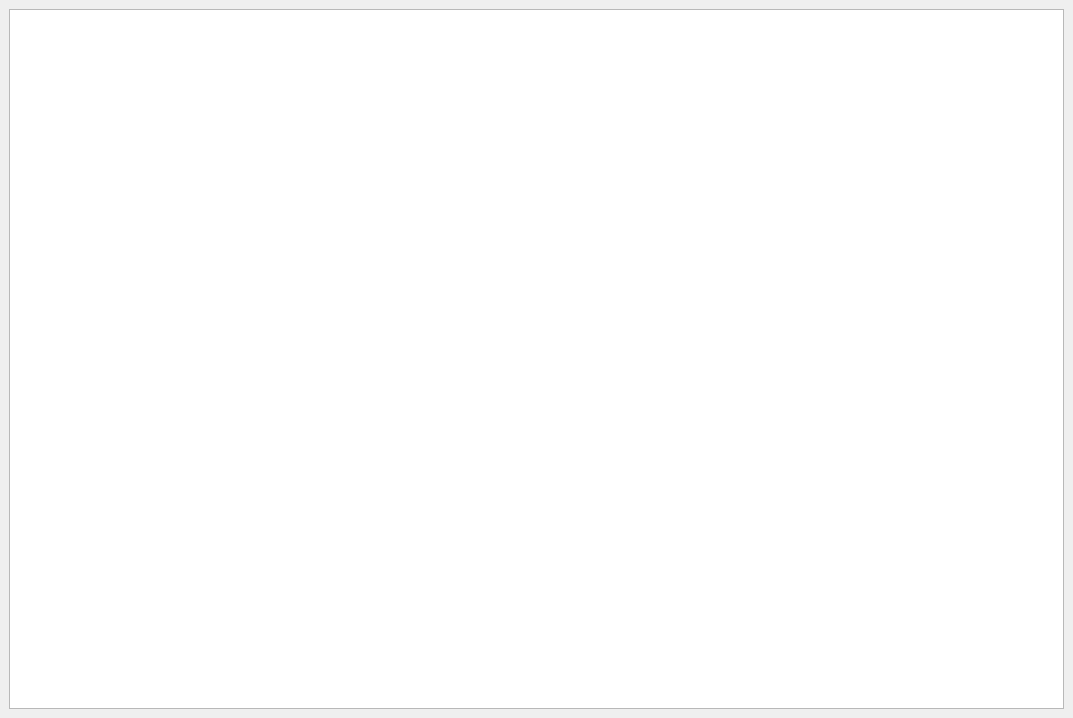
<?xml version="1.0" encoding="UTF-8"?>
<ui version="4.0">
 <class>MainWindow</class>
 <widget class="QMainWindow" name="MainWindow">
  <property name="geometry">
   <rect>
    <x>0</x>
    <y>0</y>
    <width>1073</width>
    <height>718</height>
   </rect>
  </property>
  <property name="windowTitle">
   <string>Эспрессо</string>
  </property>
  <widget class="QWidget" name="centralwidget">
   <layout class="QVBoxLayout" name="verticalLayout">
    <item>
     <widget class="QTableWidget" name="tableWidget"/>
    </item>
   </layout>
  </widget>
 </widget>
 <resources/>
 <connections/>
</ui>
